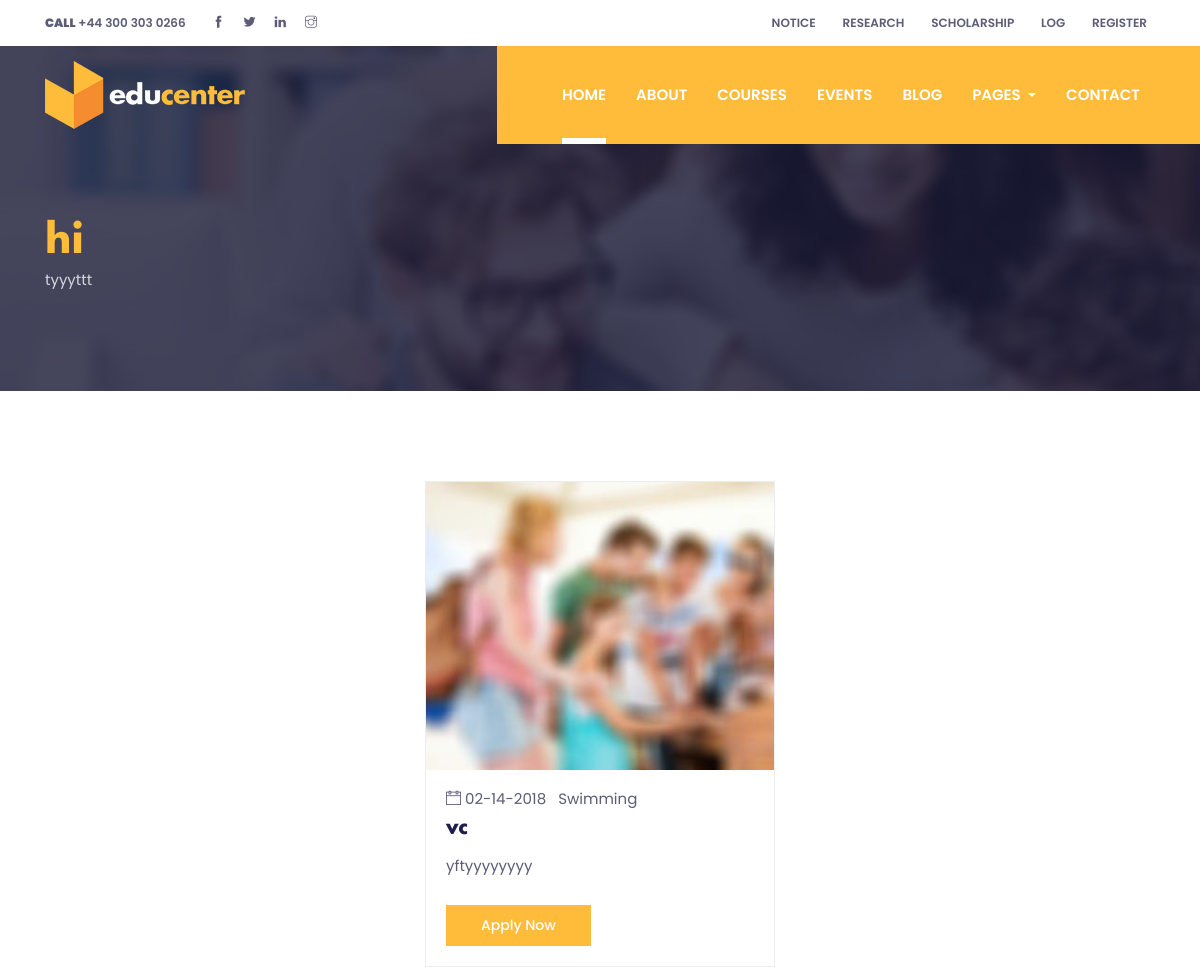
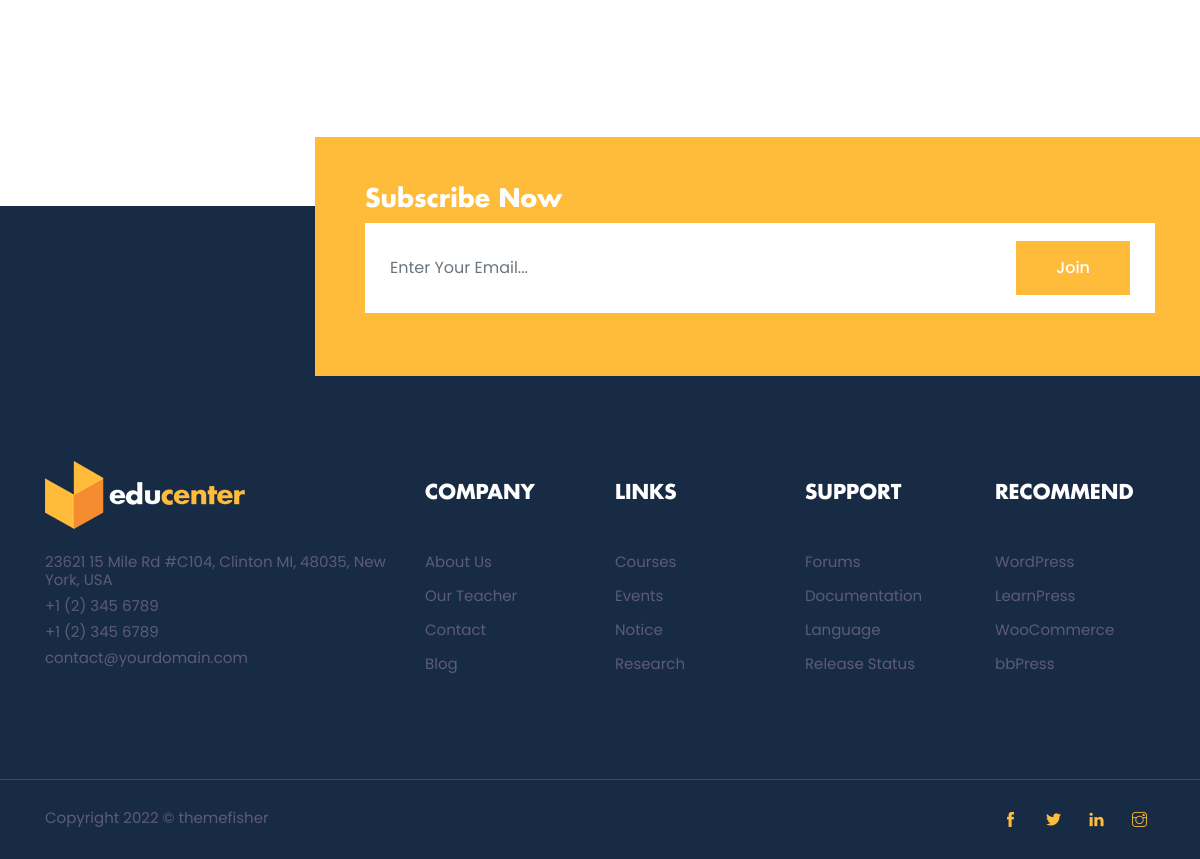
Page /educenter/course/ on the committed database (2 pictures, top to bottom).
### educenter/models.py (models this page shows)
class CommonInfo(models.Model):
    name = models.CharField(max_length=100, null=False)
    content = models.TextField(default='')
    header_about = models.ForeignKey('About', null=True, on_delete=models.CASCADE)
    class Meta:
        abstract = True
        ordering = ['id']
    def __str__(self):
        return self.name

class About(CommonInfo):
       header_about = None

class Course(CommonInfo):
    c_length = models.IntegerField()
    c_duration = models.IntegerField()
    c_requirement = models.ManyToManyField('Requirement')
    c_teacher = models.ForeignKey('Teacher', on_delete=models.SET_NULL, null=True)
    c_school = models.ForeignKey('School', on_delete=models.CASCADE)
    fees = models.FloatField(null=True, blank=True)
    funding = models.TextField(null=True, blank=True)
    image_url = models.ImageField(upload_to='images/courses/', null=True)

class School(CommonInfo):
    content = None
    header_about = None

### educenter/views.py (the view)
class CustomList(ListView):
    def get_context_data(self, **kwargs):
        context = super().get_context_data(**kwargs)
        m = self.object_list.get(id=1)
        context['title'] = m.header_about
        return context

### templates/educenter/core/course.html
{% extends 'educenter/core/base.html' %}
{% load static %}
{% block content %}
{% include 'educenter/core/common/title.html' %}
{% include 'educenter/core/course/course-list.html' %}
{% endblock content %}

### templates/educenter/core/common/title.html (shortened to what this page needs)
{% load static %}
<section class="page-title-section overlay" data-background="{% static 'images/backgrounds/page-title.jpg'%}">
  <div class="container">
    <div class="row">
      <div class="col-md-8">
        <ul class="list-inline custom-breadcrumb">
          <li class="list-inline-item"><a class="h2 text-primary font-secondary" href="{% url 'user:about' %}">{{title.name}}</a></li>
        </ul>
        <p class="text-lighten">{{title.content}}</p>
      </div>
    </div>
  </div>
</section>

### templates/educenter/core/course/course-list.html
{% load static %}
<section class="section">
  <div class="container">
<div class="row justify-content-center">
  {% for list in object_list %}
  <div class="col-lg-4 col-sm-6 mb-5">
    <div class="card p-0 border-primary rounded-0 hover-shadow">
      <img class="card-img-top rounded-0" src="{{list.image_url.url}} " alt="course thumb">
      <div class="card-body">
        <ul class="list-inline mb-2">
          <li class="list-inline-item"><i class="ti-calendar mr-1 text-color"></i>02-14-2018</li>
          <li class="list-inline-item"><a class="text-color" href="#">{{list.c_school}}</a></li>
        </ul>
        <a href="{% url 'user:course-single' list.id %}">
          <h4 class="card-title">{{list.name}}</h4>
        </a>
        <p class="card-text mb-4">{{list.content | truncatewords:12 }}</p>
        <a href="{% url 'user:course-single' list.id %}" class="btn btn-primary btn-sm">Apply now</a>
      </div>
    </div>
  </div>
  {% endfor %}
</div>
  </div>
</section>

### static/educenter/css/style.css (style rules this page uses)
body { line-height: 1.2; font-family: "Poppins", sans-serif; -webkit-font-smoothing: antialiased; font-size: 15px; color: #5c5c77; }
p, .paragraph { font-weight: 400; color: #5c5c77; font-size: 15px; line-height: 1.9; font-family: "Poppins", sans-serif; }
h1, h2, h3, h4, h5, h6 { color: #1e1e4b; font-family: "futura-bold"; font-weight: 700; line-height: 1.2; }
h2, .h2 { font-size: 40px; }
h4, .h4 { font-size: 20px; }
.btn { font-size: 16px; font-family: "Poppins", sans-serif; text-transform: capitalize; padding: 15px 40px; border-radius: 0; font-weight: 500; border: 0; position: relative; z-index: 1; transition: .2s ease; overflow: hidden; }
.btn::before { position: absolute; content: ""; height: 80%; width: 100%; left: 0; bottom: 10%; z-index: -1; transition: -webkit-transform .2s ease-in-out; transition: transform .2s ease-in-out; transition: transform .2s ease-in-out, -webkit-transform .2s ease-in-out; -webkit-transform-origin: top; transform-origin: top; -webkit-transform: scaleY(0); transform: scaleY(0); }
.btn-sm { font-size: 14px; padding: 10px 35px; }
.btn-primary { background: #ffbc3b; color: #fff; }
.btn-primary::before { background: #fff; }
body { background-color: #fff; overflow-x: hidden; }
ol, ul { list-style-type: none; margin: 0px; }
img { vertical-align: middle; border: 0; }
a, a:hover, a:focus { text-decoration: none; }
a, button, select { cursor: pointer; transition: .2s ease; }
h4 { transition: .2s ease; }
.section { padding-top: 90px; padding-bottom: 90px; }
.border-primary { border-color: #ededf1 !important; }
.overlay { position: relative; }
.overlay::before { position: absolute; content: ''; height: 100%; width: 100%; top: 0; left: 0; background: #1a1a37; opacity: .8; }
.text-primary { color: #ffbc3b !important; }
.text-color { color: #5c5c77; }
.text-lighten { color: #d6d6e0 !important; }
.font-secondary { font-family: "futura-bold"; }
.page-title-section { padding: 200px 0 80px; }
.hover-shadow { transition: .3s ease; }

### rows in the picture
About: name "hi", content "tyyyttt"
Course: image_url (picture), c_school "Swimming", name "vc", content "yftyyyyyyyy"
